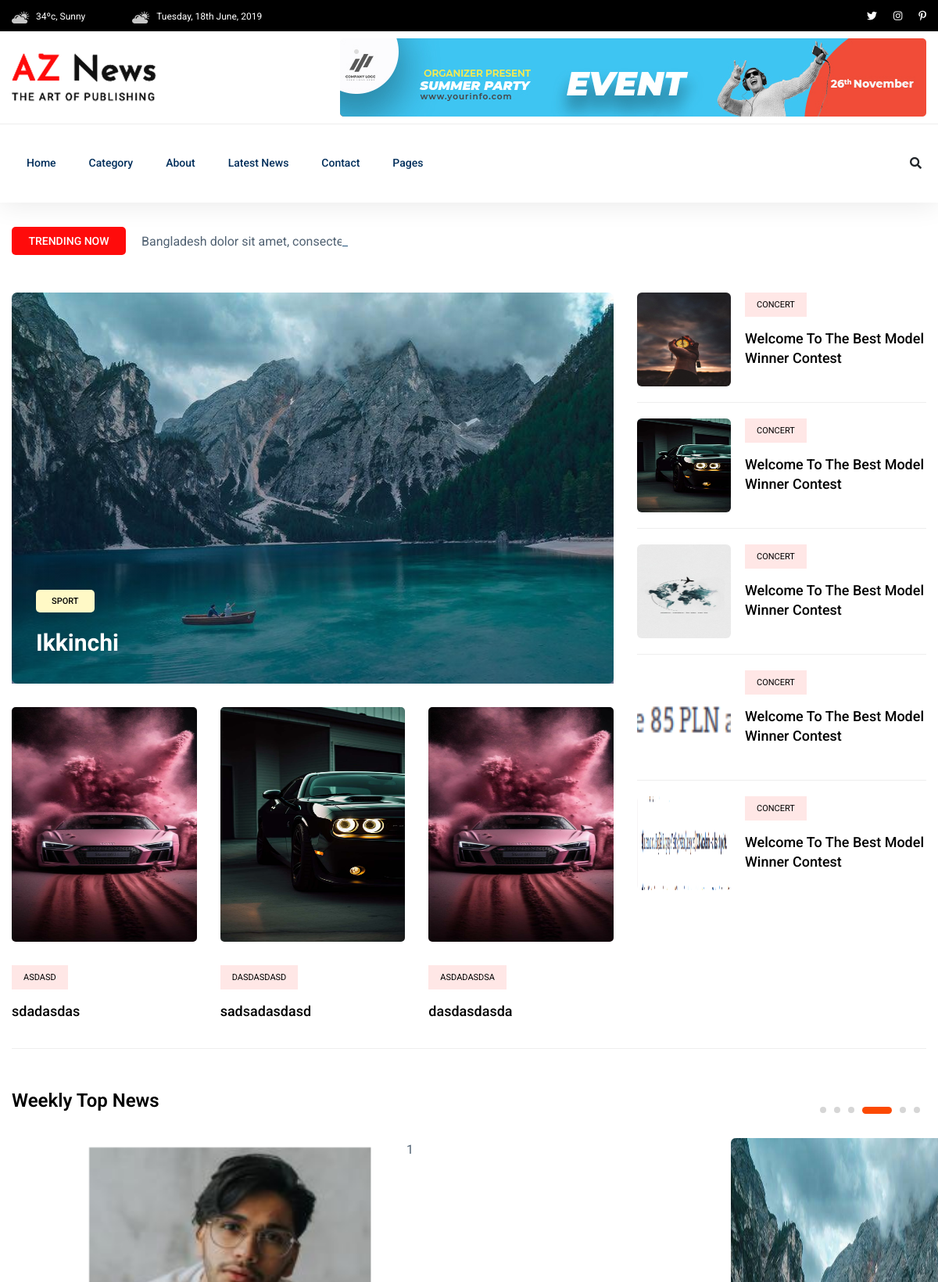
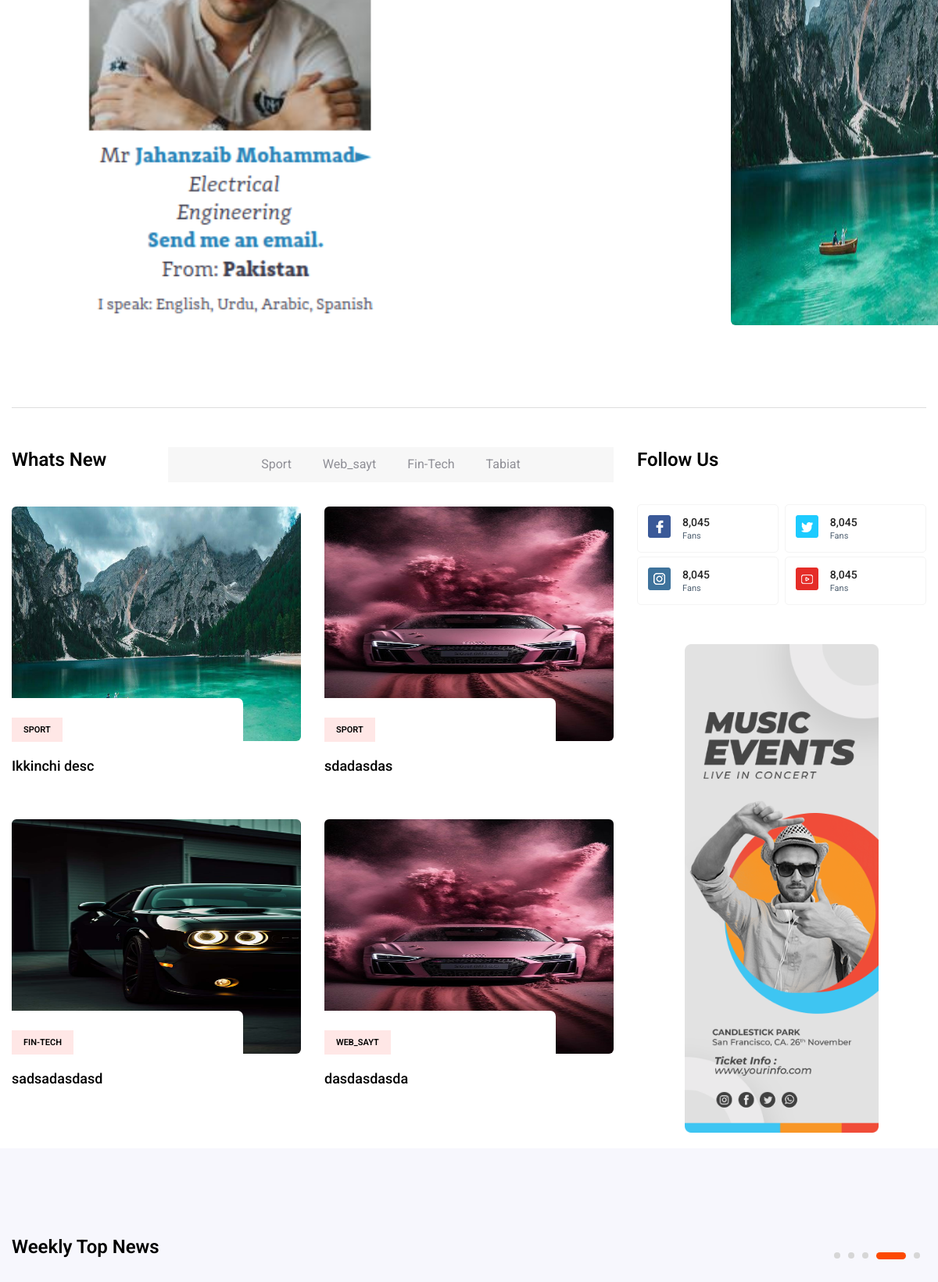
The app's page / (signed in, upper part) with its own data (2 pictures, top to bottom).
### blog/models.py (models this page shows, shortened)
class New(models.Model):
    title=models.CharField(max_length=255)
    description=models.CharField(max_length=255)
    seen_qty=models.PositiveIntegerField(default=0)
    created_at=models.DateTimeField(blank=True, null=True)
    category=models.ForeignKey(Category,on_delete=models.SET_NULL, null=True)
    def get_first_image(self):
        return Image.objects.filter(new_id=self.id).first().image

class Image(models.Model):
    blog=models.ForeignKey(Blog,on_delete=models.SET_NULL, null=True, blank=True)
    new=models.ForeignKey(New,on_delete=models.SET_NULL, null=True, blank=True)
    image=models.ImageField(upload_to='blog/avatar/')

class Category(models.Model):
    title = models.CharField(max_length=255)

### blog/decorators.py (the view)
    def wrapper(request):
        if not request.user.is_authenticated:
            return redirect('login')
        return func(request)

### templates/index.html (shortened to what this page needs)
{% extends 'base.html' %}
{% load static %}
{% block content %}
    <main>
    <div class="trending-area fix">
        <div class="container">
            <div class="trending-main">
                <div class="row">
                    <div class="col-lg-12">
                        <div class="trending-tittle">
                            <strong>Trending now</strong>
                            <div class="trending-animated">
                                <ul id="js-news" class="js-hidden">
                                    <li class="news-item">Bangladesh dolor sit amet, consectetur adipisicing elit.</li>
                                </ul>
                            </div>
                        </div>
                    </div>
                </div>
                <div class="row">
                    <div class="col-lg-8">
                        <div class="trending-top mb-30">
                            <div class="trend-top-img">
                                <img src="{{ last_new.get_first_image.url }}" alt="" style="width: 100%; height: 500px; background-size: cover;">
                                <div class="trend-top-cap">
                                    <span>{{ last_new.category.title }}</span>
                                    <h2><a href="details.html">{{ last_new.title }}</a></h2>
                                </div>
                            </div>
                        </div>
                        <div class="trending-bottom">
                            <div class="row">
                                {% for new in bottom_news %}
                                <div class="col-lg-4">
                                    <div class="single-bottom mb-35">
                                        <div class="trend-bottom-img mb-30">
                                            <img src="{{ new.get_first_image.url }}" alt="" style="height: 300px;">
                                        </div>
                                        <div class="trend-bottom-cap">
                                            <span class="color1">{{ new.title }}</span>
                                            <h4><a href="details.html">{{ new.description }}</a></h4>
                                        </div>
                                    </div>
                                </div>
                                {% endfor %}
                            </div>
                        </div>
                    </div>
                    <div class="col-lg-4">
                        {% for new in right_news %}
                            <div class="trand-right-single d-flex">
                                <div class="trand-right-img">
                                    <img src="{{new.get_first_image.url}}" alt="" width="120px" height="120px">
                                </div>
                                <div class="trand-right-cap">
                                    <span class="color1">Concert</span>
                                    <h4><a href="details.html">Welcome To The Best Model Winner Contest</a></h4>
                                </div>
                            </div>
                        {% endfor %}
                    </div>
                </div>
            </div>
        </div>
    </div>
    <div class="weekly-news-area pt-50">
        <div class="container">
           <div class="weekly-wrapper">
                <div class="row">
                    <div class="col-lg-12">
                        <div class="section-tittle mb-30">
                            <h3>Weekly Top News</h3>
                        </div>
                    </div>
                </div>
                <div class="row">
                    <div class="col-12">
                        <div class="weekly-news-active dot-style d-flex dot-style">
                            {% for new in weekly_top_news %}
                            <p>1</p>
                            <div class="weekly-single">
                                <div class="weekly-img">
                                    <img src="{{ new.get_first_image.url }}" alt="" height="600px">
                                </div>
                            </div>
                            {% endfor %}
                        </div>
                    </div>
                </div>
           </div>
        </div>
    </div>
    <section class="whats-news-area pt-50 pb-20">
        <div class="container">
            <div class="row">
            <div class="col-lg-8">
                <div class="row d-flex justify-content-between">
                    <div class="col-lg-3 col-md-3">
                        <div class="section-tittle mb-30">
                            <h3>Whats New</h3>
                        </div>
                    </div>
                    <div class="col-lg-9 col-md-9">
                        <div class="properties__button">
                            <nav>
                                <div class="nav nav-tabs" id="nav-tab" role="tablist">
                                    {% for categori in  categories %}
                                        <a class="nav-item nav-link" id="nav-home-tab" href="{% url 'home' %}?category_id={{categori.id}}" role="tab" aria-controls="nav-home" aria-selected="true">{{ categori.title }}</a>
                                    {% endfor %}
                                </div>
                            </nav>
                        </div>
                    </div>
                </div>
                <div class="row">
                    <div class="col-12">
                        <div class="tab-content" id="nav-tabContent">
                            <div class="tab-pane fade show active" id="nav-home" role="tabpanel" aria-labelledby="nav-home-tab">
                                <div class="whats-news-caption">
                                    <div class="row">
                                        {% for what_new in what_news %}
                                            <div class="col-lg-6 col-md-6">
                                                <div class="single-what-news mb-100">
                                                    <div class="what-img">
                                                        <img src="{{ what_new.get_first_image.url }}" width="300px" height="300px" alt="">
                                                    </div>
                                                    <div class="what-cap">
                                                        <span class="color1">{{ what_new.category.title }}</span>
                                                        <h4><a href="#">{{ what_new.description }}</a></h4>
                                                    </div>
                                                </div>
                                            </div>
                                        {% endfor %}
                                    </div>
                                </div>
                            </div>
                        </div>
                    </div>
                </div>
            </div>
            <div class="col-lg-4">
                <div class="section-tittle mb-40">
                    <h3>Follow Us</h3>
                </div>
                <div class="single-follow mb-45">
                    <div class="single-box">
                        <div class="follow-us d-flex align-items-center">
                            <div class="follow-social">
                                <a href="#"><img src="{% static 'assets/img/news/icon-fb.png' %}" alt=""></a>
                            </div>
                            <div class="follow-count">
                                <span>8,045</span>
                                <p>Fans</p>
                            </div>
                        </div>
                        <div class="follow-us d-flex align-items-center">
                            <div class="follow-social">
                                <a href="#"><img src="{% static 'assets/img/news/icon-tw.png' %}" alt=""></a>
                            </div>
                            <div class="follow-count">
                                <span>8,045</span>
                                <p>Fans</p>
                            </div>
                        </div>
                            <div class="follow-us d-flex align-items-center">
                            <div class="follow-social">
                                <a href="#"><img src="{% static 'assets/img/news/icon-ins.png' %}" alt=""></a>
                            </div>
                            <div class="follow-count">
                                <span>8,045</span>
                                <p>Fans</p>
                            </div>
                        </div>
                        <div class="follow-us d-flex align-items-center">
                            <div class="follow-social">
                                <a href="#"><img src="{% static 'assets/img/news/icon-yo.png' %}" alt=""></a>
                            </div>
                            <div class="follow-count">
                                <span>8,045</span>
                                <p>Fans</p>
                            </div>
                        </div>
                    </div>
                </div>
                <div class="news-poster d-none d-lg-block">
                    <img src="{% static 'assets/img/news/news_card.jpg' %}" alt="">
                </div>
            </div>
            </div>
        </div>
    </section>
    <div class="weekly2-news-area  weekly2-pading gray-bg">
        <div class="container">
            <div class="weekly2-wrapper">
                <div class="row">
                    <div class="col-lg-12">
                        <div class="section-tittle mb-30">
                            <h3>Weekly Top News</h3>
                        </div>
                    </div>
                </div>
            </div>
        </div>
    </div>
    </main>
{% endblock content %}

### templates/base.html (shortened to what this page needs)
{% load static %}
<!doctype html>
<html class="no-js" lang="zxx">
    <head>
            <link rel="stylesheet" href="{% static 'assets/css/bootstrap.min.css' %}">
            <link rel="stylesheet" href="{% static 'assets/css/owl.carousel.min.css' %}">
            <link rel="stylesheet" href="{% static 'assets/css/ticker-style.css' %}">
            <link rel="stylesheet" href="{% static 'assets/css/flaticon.css' %}">
            <link rel="stylesheet" href="{% static 'assets/css/slicknav.css' %}">
            <link rel="stylesheet" href="{% static 'assets/css/animate.min.css' %}">
            <link rel="stylesheet" href="{% static 'assets/css/magnific-popup.css' %}">
            <link rel="stylesheet" href="{% static 'assets/css/fontawesome-all.min.css' %}">
            <link rel="stylesheet" href="{% static 'assets/css/themify-icons.css' %}">
            <link rel="stylesheet" href="{% static 'assets/css/slick.css' %}">
            <link rel="stylesheet" href="{% static 'assets/css/nice-select.css' %}">
            <link rel="stylesheet" href="{% static 'assets/css/style.css' %}">
   </head>
   <body>
    <header>
       <div class="header-area">
            <div class="main-header ">
                <div class="header-top black-bg d-none d-md-block">
                   <div class="container">
                       <div class="col-xl-12">
                            <div class="row d-flex justify-content-between align-items-center">
                                <div class="header-info-left">
                                    <ul>
                                        <li><img src="{% static 'assets/img/icon/header_icon1.png' %}" alt="">34ºc, Sunny </li>
                                        <li><img src="{% static 'assets/img/icon/header_icon1.png' %}" alt="">Tuesday, 18th June, 2019</li>
                                    </ul>
                                </div>
                                <div class="header-info-right">
                                    <ul class="header-social">
                                        <li><a href="#"><i class="fab fa-twitter"></i></a></li>
                                        <li><a href="#"><i class="fab fa-instagram"></i></a></li>
                                       <li> <a href="#"><i class="fab fa-pinterest-p"></i></a></li>
                                    </ul>
                                </div>
                            </div>
                       </div>
                   </div>
                </div>
                <div class="header-mid d-none d-md-block">
                   <div class="container">
                        <div class="row d-flex align-items-center">
                            <div class="col-xl-3 col-lg-3 col-md-3">
                                <div class="logo">
                                    <a href="index.html"><img src="{% static 'assets/img/logo/logo.png' %}" alt=""></a>
                                </div>
                            </div>
                            <div class="col-xl-9 col-lg-9 col-md-9">
                                <div class="header-banner f-right ">
                                    <img src="{% static 'assets/img/hero/header_card.jpg' %}" alt="">
                                </div>
                            </div>
                        </div>
                   </div>
                </div>
               <div class="header-bottom header-sticky">
                    <div class="container">
                        <div class="row align-items-center">
                            <div class="col-xl-10 col-lg-10 col-md-12 header-flex">
                                <div class="main-menu d-none d-md-block">
                                    <nav>
                                        <ul id="navigation">
                                            <li><a href="index.html">Home</a></li>
                                            <li><a href="{% url 'category' %}">Category</a></li>
                                            <li><a href="about.html">About</a></li>
                                            <li><a href="latest_news.html">Latest News</a></li>
                                            <li><a href="contact.html">Contact</a></li>
                                            <li><a href="#">Pages</a>
                                            </li>
                                        </ul>
                                    </nav>
                                </div>
                            </div>
                            <div class="col-xl-2 col-lg-2 col-md-4">
                                <div class="header-right-btn f-right d-none d-lg-block">
                                    <i class="fas fa-search special-tag"></i>
                                </div>
                            </div>
                            <div class="col-12">
                            </div>
                        </div>
                    </div>
               </div>
            </div>
       </div>
    </header>
    {% block content %}
    {% endblock content %}
 </body>
</html>

### records on screen
New: get_first_image (picture), category "SPORT", title "Ikkinchi", description "Ikkinchi desc"
New: get_first_image (picture), title "ASDASD", description "sdadasdas", category "SPORT"
New: get_first_image (picture), title "DASDASDASD", description "sadsadasdasd", category "FIN-TECH"
New: get_first_image (picture), title "ASDADASDSA", description "dasdasdasda", category "WEB_SAYT"
New: get_first_image (picture)
New: get_first_image (picture)
New: get_first_image (picture)
New: get_first_image (picture)
New: get_first_image (picture)
New: get_first_image (picture)
Category: title "Sport"
Category: title "Web_sayt"
Category: title "Fin-Tech"
Category: title "Tabiat"
